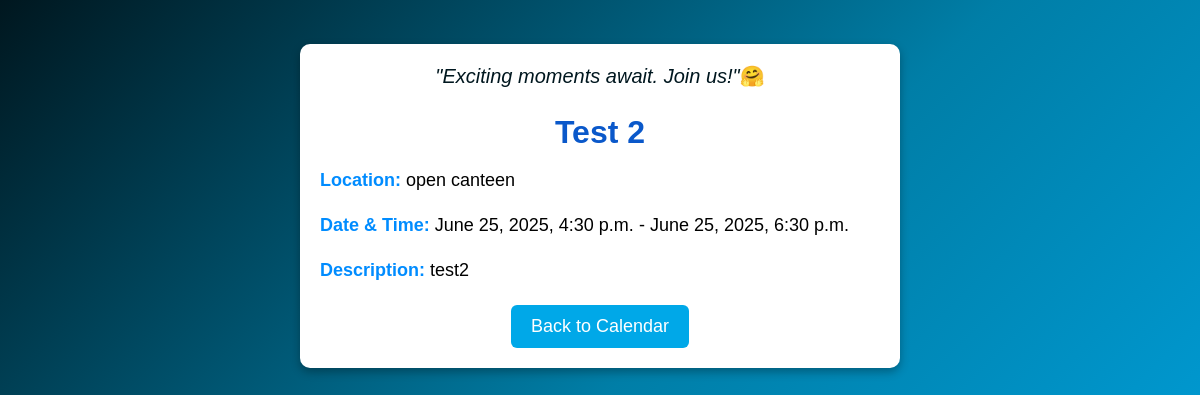
The page /events/details/10/ on the database its author committed.
### events/models.py (models this page shows, shortened)
class Event(models.Model):
    STATUS_CHOICES = (
        ('pending', 'Pending'),
        ('approved', 'Approved'),
        ('rejected', 'Rejected')
    )
    id = models.AutoField(primary_key=True)
    title = models.CharField(max_length=255)
    description = models.TextField()
    date_time = models.DateTimeField()
    duration = models.IntegerField(default=1)
    location = models.ForeignKey(Location, on_delete=models.CASCADE)  # Directly storing location name
    association = models.ForeignKey(Associations, on_delete=models.CASCADE)
    created_by = models.ForeignKey(UserProfile, on_delete=models.CASCADE, related_name='created_events')
    approved_by = models.ForeignKey(Faculty, on_delete=models.SET_NULL, null=True, blank=True)
    status = models.CharField(max_length=10, choices=STATUS_CHOICES, default='pending')
    google_calendar_event_id = models.CharField(max_length=255, blank=True, null=True)
    report_generated = models.BooleanField(default=False)
    report_content = models.TextField(blank=True, null=True)
    report_generated_at = models.DateTimeField(blank=True, null=True)
    report_pdf = models.FileField(upload_to='reports/', blank=True, null=True)

class Location(models.Model):
    LOCATION_CHOICES = [
        ('online', 'Online'),
        ('auditorium', 'Auditorium'),
        ('open canteen', 'Open Canteen'),
        ('turf', 'Turf'),
        ('vidya vihar', 'Vidya Vihar')
    ]
    id = models.AutoField(primary_key=True)
    location = models.CharField(max_length=255, choices=LOCATION_CHOICES, default='online')
    def __str__(self):
        return self.location

### events/views.py (the view)
# urls.py: path("details/<int:event_id>/", event_details, name="event_details"),
def event_details(request, event_id):
    event = get_object_or_404(Event, id=event_id)
    event.end_time = event.date_time + timedelta(hours=event.duration)
    end_time_ist = localtime(event.end_time)
    now_ist = localtime(now())
    event_over = end_time_ist < now_ist
    return render(request, "events/event_details.html", {"event": event,"end_time_ist": end_time_ist,"now_ist": now_ist,"event_over": event_over})

### events/templates/events/event_details.html (shortened to what this page needs)
{% load static %}
<!DOCTYPE html>
<html lang="en">
<head>
    <link rel="stylesheet" href="https://cdnjs.cloudflare.com/ajax/libs/bootstrap/5.3.0/css/bootstrap.min.css">
</head>
<body>
<div class="container mt-4">
    <h3 class="catchphrase"><i>"Exciting moments await. Join us!"</i>🤗</h3>
    <h2>{{ event.title }}</h2>
    <p><strong>Location:</strong> {{ event.location }}</p>
    <p><strong>Date & Time:</strong> {{ event.date_time }} - {{ event.end_time }}</p>
    <p><strong>Description:</strong> {{ event.description }}</p>
    <div style="text-align: center; margin-top: 20px;">
        <a href="/events/calendar/" class="btn btn-primary">Back to Calendar</a>
    </div>
</div>
</body>
</html>

### events/templates/events/event_details.html (style rules this page uses)
body { height: 100%; margin: 20px; font-family: Arial, sans-serif; display: flex; flex-direction: column; background: linear-gradient(135deg, #00171F, #007EA7, #00A8E8); color: #000; background-size: cover; background-attachment: fixed; }
.container { max-width: 600px; background: white; padding: 20px; border-radius: 10px; box-shadow: 0px 4px 10px rgba(0, 0, 0, 0.3); margin-top: 50px; text-align: left; }
h2 { font-size: 32px; color: #0A58CA; margin-bottom: 15px; text-align: center; font-weight: bold; }
p { font-size: 18px; line-height: 1.6; }
strong { color: #008CFF; }
.btn-primary { background-color: #00A8E8; border: none; padding: 8px 20px; font-size: 18px; border-radius: 6px; transition: 0.3s ease-in-out; align-items: center; text-align: center; }
.catchphrase { font-size: 20px; color: #00171F; text-align: center; margin-bottom: 25px; }

### rows shown on the page
Event: title "Test 2", location "open canteen", date_time "June 25, 2025, 4:30 p.m.", end_time "June 25, 2025, 6:30 p.m.", description "test2"
